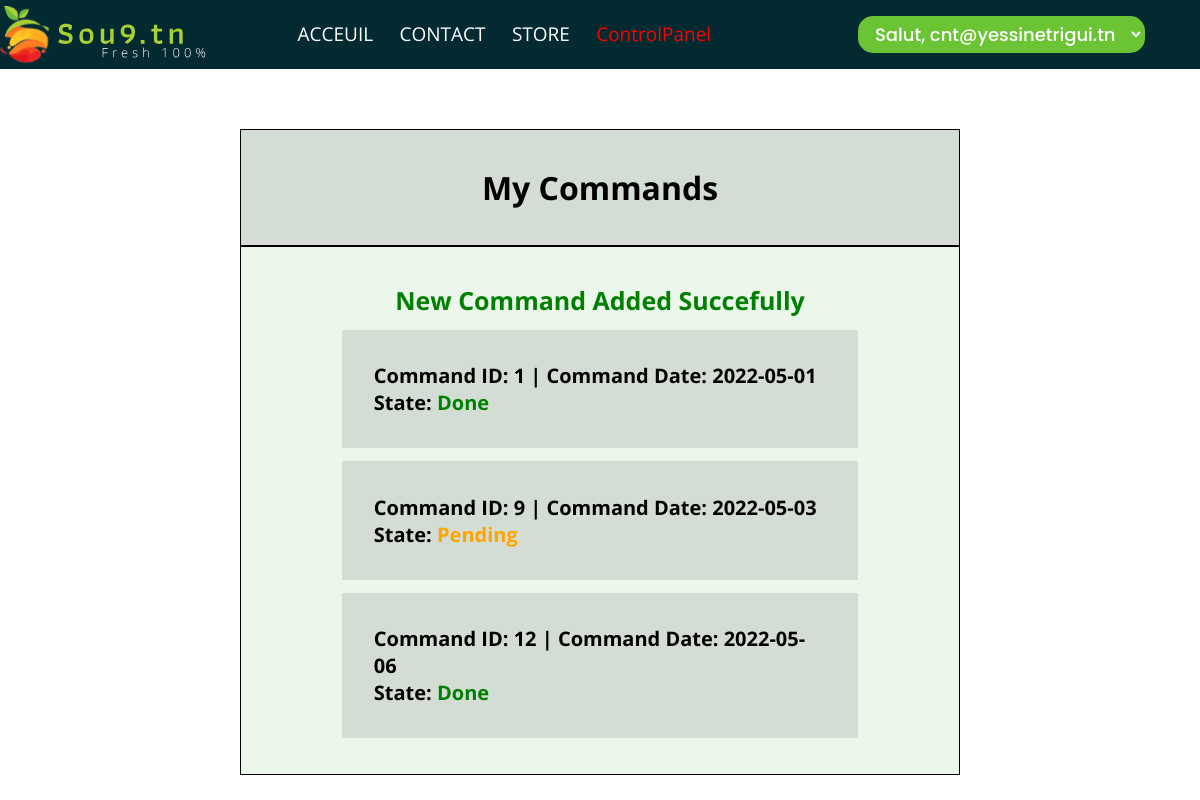
The app's page /profile.php?rep=newCmd (signed in) with its own data.
### tables this page shows
CREATE TABLE `commands` (
  `commandID` int(11) NOT NULL,
  `ClientID` int(11) DEFAULT NULL,
  `LivreurID` int(11) DEFAULT NULL,
  `CommandDetails` varchar(200) DEFAULT NULL,
  `LivrasionDate` date DEFAULT NULL,
  `CommandDate` date DEFAULT NULL,
  `STATE` varchar(60) DEFAULT NULL,
  `TakeLivDate` date DEFAULT NULL
);

### profile.php (the view, shortened to what this page needs)
<?php
if(empty($_SESSION['mail'])){
    header('location: login.php');
}else{
    ?>
    <!DOCTYPE html>
    <html lang="en">
    <?php include "commun/header.php"; ?>
    <link rel="stylesheet" href="style/profile.css">
    <div id="BOX">
        <div class="sub-Box">
            <div class="Title-Box">
                <h1>My Commands</h1>
            </div>
            <div class="Body-Box">
                <?php
                    if(isset($_GET['rep'])){
                        if($_GET['rep']=='newCmd'){
                            echo "<div class='alert good'>New Command Added Succefully</div>";
                        }else{
                            echo "<div class='alert bad'>Command Added Error</div>";
                        }
                    }
                    $id = $_SESSION['id'];
                    $conn = new mysqli('127.0.0.1', 'root', '', 'db-sou9');
                    $req ="select * from commands where ClientID='$id';";
                    $res = $conn->query($req);
                    if($res->num_rows!=0){
                        while($l=$res->fetch_array()){
                            if($l[4]==null){
                                $color = 'orange';
                                $desc = 'Pending';
                            }else{
                                $color = 'Green';
                                $desc = 'Done';
                            }
                            echo "
                            <div class='item'>
                                <h1 class='title'>Command ID: $l[0] | Command Date: $l[5] <br> State: <span style='color:$color;'>$desc</span> <br> </h1>
                            </div>
                            ";
                        }
                    }else{
                        echo "
                            <div class='item'>
                                <h1 class='title'>No Commands, Go To the Store And buy now !</h1>
                            </div>
                            ";
                    }
                ?>
            </div>
        </div>
    </div>
<?php }

### style/header.css (style rules this page uses)
* { color: rgb(255, 255, 255); list-style: none; padding: 0; margin: 0; font-family: 'Open Sans', sans-serif; text-decoration: none; scroll-behavior: smooth; box-sizing: border-box; }

### style/index.css (style rules this page uses)
* { color: rgb(255, 255, 255); list-style: none; padding: 0; margin: 0; font-family: 'Open Sans', sans-serif; text-decoration: none; scroll-behavior: smooth; box-sizing: border-box; }

### style/profile.css (style rules this page uses)
div { color: black; }
.alert { font-size: 25px; font-weight: bolder; }
.good { color: green; }
#BOX { width: 100%; height: fit-content; display: flex; justify-content: center; align-items: center; }
#BOX .sub-Box { margin-top: 5%; width: 60%; height: fit-content; display: flex; justify-content: center; align-items: center; flex-direction: column; border: 1px solid black; }
#BOX .sub-Box .Title-Box { width: 100%; height: 15%; background-color: rgb(211, 221, 211); display: flex; justify-content: center; align-items: center; border: 2px solid black; border-top: none; border-right: none; border-left: none; padding: 5%; }
#BOX .sub-Box .Title-Box h1 { color: black; }
#BOX .sub-Box .Body-Box { width: 100%; height: 85%; background-color: rgb(236, 247, 236); display: flex; justify-content: flex-start; align-items: center; flex-direction: column; padding: 5%; }
#BOX .sub-Box .Body-Box .item { width: 80%; height: 20%; background-color: rgb(211, 221, 211); margin-top: 2%; padding: 5%; color: black; }
#BOX .sub-Box .Body-Box .item h1 { color: black; font-size: 20px; }

### records on screen
commands: commandID "1", CommandDate "2022-05-01", LivrasionDate "Done"
commands: commandID "9", CommandDate "2022-05-03", LivrasionDate "Pending"
commands: commandID "12", CommandDate "2022-05-06", LivrasionDate "Done"
